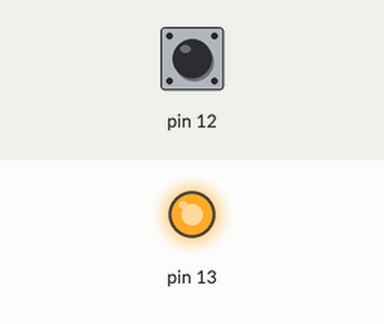
The sketch below on a simulated Arduino Uno, built with avr-gcc and run on an emulated ATmega328P. Shown: output pins drawn as LEDs (lit = HIGH). The test bench sets the inputs (shaded band); at power-on: pin 12 HIGH.

Above: at 0.8 s.
0.9 s: pin 12 pulled LOW for 0.15 s
At 0.97 s:
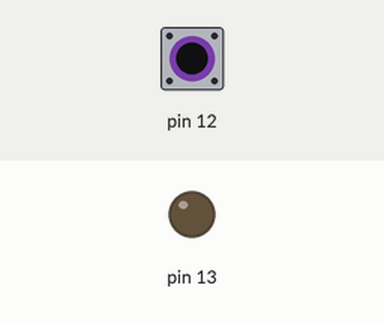
2.5 s: pin 12 pulled LOW for 3.2 s
At 6.3 s:
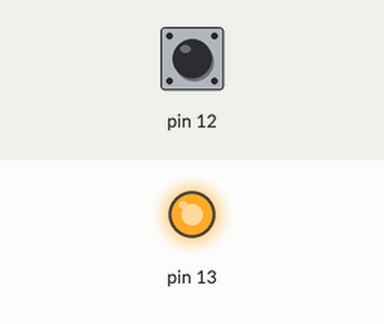
Timing chart, 0 to 7.8 s (numbered marks = the images above; inputs shaded):
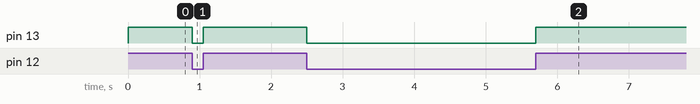

The sketch:

Botton.ino
```cpp
// (licence header left out)
/**********************************************************************************************************
 *  Nombre:      main()
 *  Retorna:     Nada
 *  Parametros:  Nada
 *  Descripcion: Loop general.
 **********************************************************************************************************/

int main(void) {
	DDRB = 0b00100000;  // Puerto B5 como salida y B4 entrada
	PORTB |= (1 << PORTB4);	// Port B4 con resitencia Pull-UP
	//MCUCR &= (1 << PUD); // Pull-Up Disable en 0

	while (1) {

	  if((PINB & (1<<PINB4)) == 0) { // Lectura del bit 4 en el Puerto B
	  	PORTB &= 0b11011111; // Apaga bit 5 del puerto B
	  }
	  else {
	  	PORTB |= 0b00100000; // Activa bit 5 del puerto B
	  }

	}
	return (0);
}
```

Measured:
- after the input at 0.9 s, pin 13: HIGH → LOW at once, → HIGH 0.15 s later
- after the input at 2.5 s, pin 13: HIGH → LOW at once, → HIGH 3.2 s later
